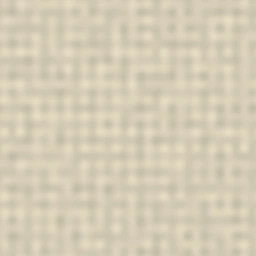
#> input picture assets/props/lona_num.webp, 256 x 256 px, found by its file name
$ python num_map.py
#> lines starting #> are read from the running program, lines starting #| are printed output that depends on the picture; after the words box and inside, x2 and y2 are one past the last pixel; in counts of white or black regions, pixels touching at a corner belong together
"""LOS NUMEROS DEL MAPA, horneados con su material y su relieve.

Cada escenario lleva su numero dentro del decorado: escrito en la arena de la
isla, en el cartel del puerto, en la vela del abordaje y esculpido en la roca de
la cueva. Aqui se dibuja UNA imagen por escenario con la trama de su material
recortada por la silueta del numero y con el relieve horneado (luz por el canto
de arriba y sombra por el de abajo), y el juego la pega en un plano.

POR QUE HORNEADO Y NO `TextMesh`: se intento primero con geometria extruida y
Godot no puede con esta fuente — "Convex decomposing failed. Make sure the font
doesn't contain self-intersecting lines" con la Exo 2 tanto en Bold como en
Regular, asi que el numero salia sin malla. Y con `Label3D` el numero es texto
plano pegado encima, que es justo lo que se queria evitar.

Se generan los 20 del mar 1 leyendo los tipos de `campaign_data.gd`, asi que
cambiar un escenario de tipo y volver a pasar esto basta.
"""
import re
from pathlib import Path

from PIL import Image, ImageDraw, ImageFilter, ImageFont

RAIZ = Path(".")
OUT = RAIZ / "assets/map"
FUENTE = RAIZ / "fonts/static/Exo2-Bold.ttf"

## Alto de la caja del numero en pixeles de textura. Se dibuja a SS veces esto
## y se reduce al final: el canto del relieve tiene que bajar limpio.
ALTO = 128
SS = 4
## Aire alrededor del numero, para que el desenfoque del relieve quepa dentro.
AIRE = 10

## Trama y tinte de cada tipo. El tinte multiplica la trama: por debajo de 1 el
## numero queda mas oscuro que la superficie (talla), por encima mas claro.
## El TINTE va lejos del color de la superficie a proposito: el numero se pinta
## SIN SOMBREAR (el relieve ya viene horneado), asi que lo unico que lo separa
## del fondo es su propio tono. Con tintes cercanos al de la arena o al de la
## madera el numero casi no se veia sobre el modelo.
ESTILOS = {
    # La ISLA va CLARA como el puerto: el numero vive en la TABLA de madera
    # del cartel, y los tonos de arena sobre madera calida no se distinguian
    # (le paso al usuario). La trama de arena se queda: da su grano propio.
    "isla": ("assets/props/arena_num.webp", (1.06, 0.98, 0.82), 0.62),
    # El PUERTO va CLARO sobre la tabla oscura: al reves (numero oscuro sobre
    # madera clara) no se distinguia del carte a tamano de mapa.
    "puerto": ("assets/props/lona_num.webp", (1.0, 0.96, 0.86), 0.55),
    "abordaje": ("assets/props/lona_num.webp", (0.97, 0.94, 0.86), 0.60),
    "cueva": ("assets/props/piedra_cueva.webp", (0.80, 0.79, 0.77), 0.70),
}


def kinds() -> dict:
    txt = (RAIZ / "scripts/campaign_data.gd").read_text(encoding="utf-8")
    bloque = txt[txt.index("const KINDS: Dictionary = {"):]
    bloque = bloque[:bloque.index("\n}")]
    return dict(re.findall(r'"([a-z_0-9]+)":\s*"([a-z]+)"', bloque))


# [19 lines left out: functions orden, _mascara, not called in this run]


def _trama(ruta: str, size) -> Image.Image:
    t = Image.open(RAIZ / ruta).convert("RGB")
    out = Image.new("RGB", size)
    for y in range(0, size[1], t.height):
        for x in range(0, size[0], t.width):
            out.paste(t, (x, y))
    return out


# [35 lines left out: function numero, not called in this run]


## LAS ESTRELLAS DEL CARTEL. Van debajo del numero, en la misma tabla: con la
## hilera 2D flotando sobre el nodo se confundian con las del escenario de al
## lado, que es justo lo que pidio arreglar el usuario.
ESTRELLA_LADO = 96
ESTRELLA_HUECO = 14
## La estrella GANADA es pintura dorada con cuerpo (lona tenida de oro) y la
## que falta una TALLA hundida en la madera oscura: el mismo lenguaje de
## relieve que el numero, que es lo que las hace de cartel y no una hilera de
## interfaz pegada encima (rediseno pedido por el usuario).
ORO = ("assets/props/lona_num.webp", (1.12, 0.90, 0.34), 0.55)
TALLA = ("assets/props/madera_cartel.webp", (0.40, 0.28, 0.15), 0.85)


def _estrella_mascara(lado: int) -> Image.Image:
    """Silueta de estrella de cinco puntas, supermuestreada."""
#> called with lado = 96
    import math
    L = lado * SS
    im = Image.new("L", (L, L), 0)
#> im: PIL image 384x384 L; every value is 0
    cx = cy = L / 2.0
    r1 = L * 0.485
    r2 = r1 * 0.46
    pts = []
    for i in range(10):
        ang = -math.pi / 2.0 + i * math.pi / 5.0
        r = r1 if i % 2 == 0 else r2
        pts.append((cx + math.cos(ang) * r, cy + math.sin(ang) * r))
    ImageDraw.Draw(im).polygon(pts, fill=255)
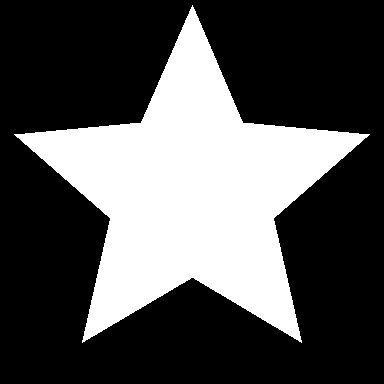
#> im: PIL image 384x384 L; 32.1% white; 1 white region, box (x1, y1, x2, y2) and area: (14, 5, 370, 343) 47369
    return im


def _pieza(m: Image.Image, estilo) -> Image.Image:
    """Trama tenida + relieve horneado, recortada por la mascara `m`."""
    ruta, tinte, relieve = estilo
    W, H = m.size
#> W = 384; H = 384
    base = _trama(ruta, (W, H))
#> in _trama, t is the input picture: PIL image 256x256 RGB; mean R, G, B 213.2, 204, 181.6
#> in _trama, `out = Image.new("RGB", size)`: out: PIL image 384x384 RGB; every value is 0
    px = base.load()
    for y in range(H):
        for x in range(W):
            r, g, b = px[x, y]
            px[x, y] = (min(255, int(r * tinte[0])), min(255, int(g * tinte[1])),
                        min(255, int(b * tinte[2])))
    d = int(3.5 * SS)
    suave = m.filter(ImageFilter.GaussianBlur(1.6 * SS))
    luz = Image.new("L", (W, H), 0)
    luz.paste(suave, (-d, -d))
    som = Image.new("L", (W, H), 0)
    som.paste(suave, (d, d))
    pl, ps, pm = luz.load(), som.load(), m.load()
    for y in range(H):
        for x in range(W):
            if pm[x, y] < 8:
                continue
            k = 1.0 + (pl[x, y] - ps[x, y]) / 255.0 * relieve
            r, g, b = px[x, y]
            px[x, y] = (min(255, int(r * k)), min(255, int(g * k)),
                        min(255, int(b * k)))
    out = base.convert("RGBA")
#> out: PIL image 384x384 RGBA
    out.putalpha(m)
    return out


def estrellas() -> None:
    lado = ESTRELLA_LADO
    m = _estrella_mascara(lado)
    llena = _pieza(m, ORO).resize((lado, lado), Image.LANCZOS)
    # La TALLA hundida lleva el relieve AL REVES (sombra arriba, luz abajo):
    # se hornea con la mascara volteada y se devuelve al derecho.
    from PIL import ImageOps
    mv = ImageOps.flip(ImageOps.mirror(m))
#> mv: PIL image 384x384 L; 32.1% white; 1 white region, box (x1, y1, x2, y2) and area: (14, 41, 370, 379) 47369
    vacia = ImageOps.flip(ImageOps.mirror(_pieza(mv, TALLA))) \
        .resize((lado, lado), Image.LANCZOS)
#> call 2 of _trama, with ruta = 'assets/props/madera_cartel.webp', size = (384, 384)
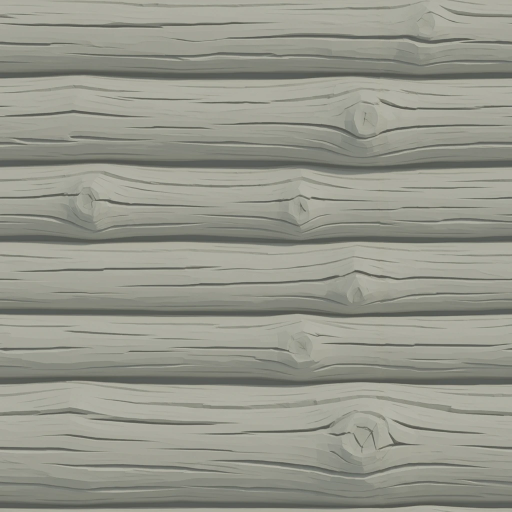
#> input picture assets/props/madera_cartel.webp, 1024 x 1024 px, found by its file name (shown at 1/2 size)
#> in _trama, t is the input picture: PIL image 1024x1024 RGB; mean R, G, B 149.3, 150.4, 139.4
#> after the loop in _trama (call 2), `for y in range(0, size[1], t.height):`:
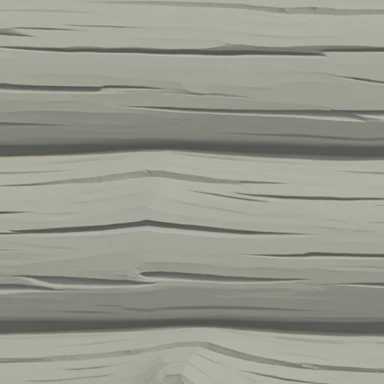
#> out: PIL image 384x384 RGB; mean R, G, B 151.2, 152.1, 141.1
#> in _pieza (call 2), `out = base.convert("RGBA")`:
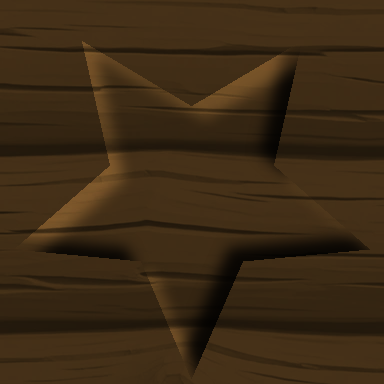
#> out: PIL image 384x384 RGBA; mean R, G, B, A 60.1, 42.1, 20.6, 255
#> in _pieza (call 2), `out.putalpha(m)`:
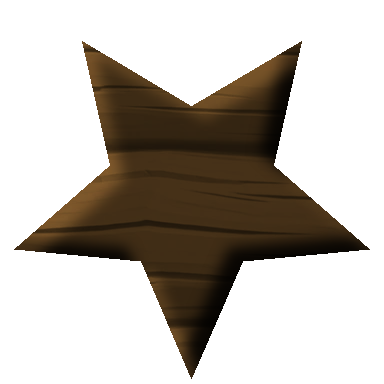
#> out: PIL image 384x384 RGBA; mean R, G, B, A 60.1, 42.1, 20.6, 81.9; transparent parts drawn white
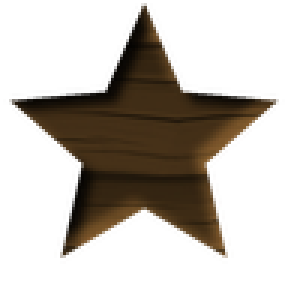
#> vacia: PIL image 96x96 RGBA (shown 3 times larger); mean R, G, B, A 22.3, 15.6, 7.1, 81.9; transparent parts drawn white
    W = lado * 3 + ESTRELLA_HUECO * 2
    for k in range(4):
        im = Image.new("RGBA", (W, lado), (0, 0, 0, 0))
        for i in range(3):
            pieza = llena if i < k else vacia
            im.paste(pieza, (i * (lado + ESTRELLA_HUECO), 0), pieza)
        im.save(OUT / ("estrellas_%d.png" % k))
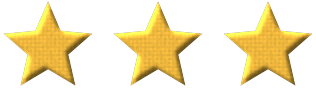
#> im: PIL image 316x96 RGBA; mean R, G, B, A 65.8, 53.1, 17.9, 73.1; transparent parts drawn white
    print("estrellas_0..3.png %dx%d" % (W, lado))


def main() -> None:
    estrellas()
    ks = kinds()
    for i, idn in enumerate(orden()):
        numero(i + 1, ks.get(idn, "isla"))


if __name__ == "__main__":
#> (the run stopped early here; a loop or call above may not have finished)
